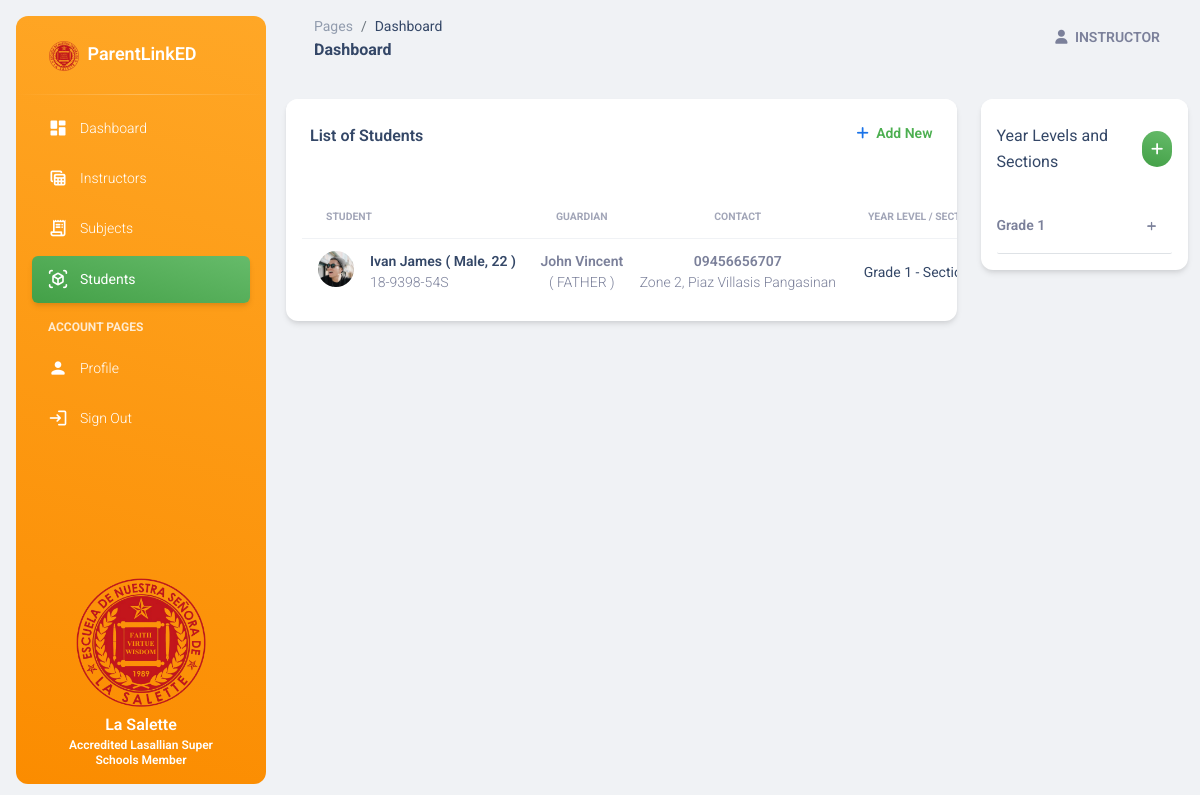
Page /students/ (signed in) on the committed database.
### base/models.py (models this page shows, shortened)
class Student(models.Model):
    firstname = models.CharField(max_length=100)
    lastname = models.CharField(max_length=100)
    student_id = models.CharField(max_length=100, null = True, blank = True)
    avatar = models.ImageField(upload_to='avatars/', default = '/default_avatar.png', null = True, blank = True)
    gender = models.CharField(max_length=10, null = True, blank = True)
    age = models.IntegerField(null = True, blank = True)
    year_level_section = models.ForeignKey(YearLevelSection, on_delete=models.CASCADE)
    date_created = models.DateTimeField(auto_now_add=True, null = True, blank = True)

class Guardian(models.Model):
    user = models.OneToOneField(User, on_delete=models.CASCADE)
    student = models.ManyToManyField(Student, related_name='guardians')
    age = models.IntegerField(null = True, blank = True)
    address = models.CharField(max_length=100, null = True, blank = True)
    contact_number = models.CharField(max_length=11, null = True, blank = True)
    gender = models.CharField(max_length=10, null = True, blank = True)
    avatar = models.ImageField(upload_to='avatars/', default = '/default_avatar.png', null = True, blank = True)
    relationship = models.CharField(max_length=100, null = True, blank = True)
    date_created = models.DateTimeField(auto_now_add=True, null = True, blank = True)

class YearLevelSection(models.Model):
    year_levels = [
        ('Grade 1', 'Grade 1'),
        ('Grade 2', 'Grade 2'),
        ('Grade 3', 'Grade 3'),
        ('Grade 4', 'Grade 4'),
        ('Grade 5', 'Grade 5'),
        ('Grade 6', 'Grade 6'),
    ]
    year_level = models.CharField(max_length=10, choices=year_levels)
    section = models.CharField(max_length=10)
    subjects = models.ManyToManyField(Subject, null=True, blank=True, related_name='year_level_sections')
    instructor = models.ForeignKey(Instructor, on_delete=models.CASCADE, related_name='year_level_sections', null = True, blank = True)
    slug = models.SlugField(max_length=255, unique=True, null=True, blank=True)
    def __str__(self):
        return f"{self.year_level} - {self.section}"

### base/views.py (the view)
# urls.py: path('students/', views.student_page, name='student_page'),
@login_required
def student_page(request):
    students = Student.objects.all()
    guardians = Guardian.objects.filter(student__in=students).distinct()
    grouped_sections = get_grouped_sections()
    context = {
        'grouped_sections': grouped_sections,
        'students': students,
        'guardians': guardians
    }
    return render(request, 'base/admin/students.html', context)

### base/views.py (called while the page is built)
def get_grouped_sections():
    year_level_sections = YearLevelSection.objects.annotate(student_count=Count('student')).order_by('id', 'section')
    grouped_sections = {}
    for section in year_level_sections:
        year_level = section.year_level
        if year_level not in grouped_sections:
            grouped_sections[year_level] = []
        grouped_sections[year_level].append(section)
    return grouped_sections

### base/templates/base/admin/students.html (shortened to what this page needs)
{% extends 'base.html' %}
{% block content %}
<div class="row">
    <div class="col-lg-9 col-md-7 mb-md-0 mb-4">
        <div class="card">
            <div class="card-header d-flex justify-content-between">
                <h6>List of Students</h6>
                <p class="text-sm mb-0">
                    <i class="fa fa-plus text-info" aria-hidden="true"></i>
                    <a href="" type="button" data-bs-toggle="modal" data-bs-target="#add_new_instructor"><span class="font-weight-bold text-success ms-1">Add New</span></a>
                </p>
            </div>
            <div class="table-responsive p-3">
              <table class="table align-items-center mb-0 mt-0 p-3" id="student_table">
                <thead>
                  <tr>
                    <th class="text-uppercase text-secondary text-xxs font-weight-bolder opacity-7">Student</th>
                    <th class="text-center text-uppercase text-secondary text-xxs font-weight-bolder opacity-7">Guardian</th>
                    <th class="text-center text-uppercase text-secondary text-xxs font-weight-bolder opacity-7">Contact</th>
                    <th class="text-center text-uppercase text-secondary text-xxs font-weight-bolder opacity-7">Year Level / Section</th>
                  </tr>
                </thead>
                <tbody>
                    {% for student in students %}
                    <tr>
                        <td>
                        <div class="d-flex px-2 py-1">
                            <div>
                            <img src="/static/assets/img/team-2.jpg" class="avatar avatar-sm me-3">
                            </div>
                            <div class="d-flex flex-column justify-content-center">
                            <h6 class="mb-0 text-sm text-capitalize"><a href="{% url 'student_profile' student.student_id %}">{{ student.firstname }} {{ student.lastname }} ( {{ student.gender }}, {{ student.age}} )</a></h6>
                            <p class="text-sm text-secondary mb-0">{{ student.student_id }}</p>
                            </div>
                        </div>
                        </td>
                        <td class="align-middle text-center text-sm">
                        {% for guard in student.guardians.all %}
                            <p class="text-sm font-weight-bold mb-0 text-capitalize">{{ guard.user.first_name }} {{ guard.user.last_name}}</p>
                            <p class="text-sm text-secondary mb-0 text-uppercase">( {{ guard.relationship }} )</p>
                        {% empty  %}
                        <p class="text-sm text-secondary mb-0">No guardian assigned</p>
                        {% endfor %}
                        </td>
                        <td class="align-middle text-center">
                            {% for guard in student.guardians.all %}
                            <p class="text-sm font-weight-bold mb-0">{{ guard.contact_number }}</p>
                            <p class="text-sm text-secondary mb-0">{{ guard.address }}</p>
                            {% endfor %}
                        </td>
                        <td class="align-middle text-center">
                            <span class="text-secondary text-sm font-weight-normal"><a href="{% url 'section_detail' student.year_level_section.slug %}">{{ student.year_level_section}}</a></span>
                        </td>
                    </tr>
                    {% endfor %}
                </tbody>
              </table>
            </div>
        </div>
    </div>
    {% include 'base/admin/section_tab.html' %}
</div>
{% endblock %}

### templates/includes/nav.html (shortened to what this page needs)
<nav class="navbar navbar-main navbar-expand-lg px-0 mx-4 shadow-none border-radius-xl" id="navbarBlur" data-scroll="true">
    <div class="container-fluid py-1 px-3">
      <nav aria-label="breadcrumb">
        <ol class="breadcrumb bg-transparent mb-0 pb-0 pt-1 px-0 me-sm-6 me-5">
          <li class="breadcrumb-item text-sm"><a class="opacity-5 text-dark" href="javascript:;">Pages</a></li>
          <li class="breadcrumb-item text-sm text-dark active" aria-current="page">Dashboard</li>
        </ol>
        <h6 class="font-weight-bolder mb-0">Dashboard</h6>
      </nav>
      <div class="collapse navbar-collapse mt-sm-0 mt-2 me-md-0 me-sm-4" id="navbar">
        <ul class="navbar-nav  justify-content-end">
          <li class="nav-item d-flex align-items-center">
            <a href="../pages/sign-in.html" class="nav-link text-body font-weight-bold px-0">
              <i class="fa fa-user me-sm-1"></i>
              <span class="d-sm-inline d-none text-uppercase">{{ request.user}}</span>
            </a>
          </li>
        </ul>
      </div>
    </div>
  </nav>

### base/templates/base/admin/section_tab.html (shortened to what this page needs)
<div class="col-lg-3 col-md-5">
    <div class="card h-auto">
        <div class="card-header pb-0 px-3">
           <div class="d-flex justify-content-between align-items-center">
                 <a href="" class="mb-0" data-bs-toggle="tooltip" data-bs-title="view">Year Levels and Sections</a>
                 <a href="" type="button" data-bs-toggle="modal" data-bs-target="#add_new_instructor" class="bg-gradient-success avatar avatar-sm text-white"><i class="fa fa-plus"></i></a>
           </div>
        </div>
        <div class="card-body pt-4 p-3">
            <div class="accordion" id="accordionRental">
                {% for year_level, sections in grouped_sections.items %}
                    <div class="accordion-item">
                        <button class="accordion-button border-bottom font-weight-bold collapsed" type="button" data-bs-toggle="collapse" data-bs-target="#collapse_{{ year_level|slugify }}" aria-expanded="false" aria-controls="collapse_{{ year_level|slugify }}">
                            <small>{{ year_level }}</small>
                            <i class="collapse-close fa fa-plus text-xxs pt-1 position-absolute end-0 me-3" aria-hidden="true"></i>
                            <i class="collapse-open fa fa-minus text-xxs pt-1 position-absolute end-0 me-3" aria-hidden="true"></i>
                        </button>
                    </div>
                {% endfor %}
            </div>
        </div>
    </div>
</div>

### rows in the picture
Student: firstname "Ivan", lastname "James", gender "Male", age "22", student_id "18-9398-54S", year_level_section "Grade 1 -…"
Guardian: user.first_name "John", user.last_name "Vincent", relationship "FATHER", contact_number "09456656707", address "Zone 2, Piaz Villasis Pangasinan"
YearLevelSection: year_level "Grade 1"

### other values in the picture
{{ request.user }} "INSTRUCTOR"
